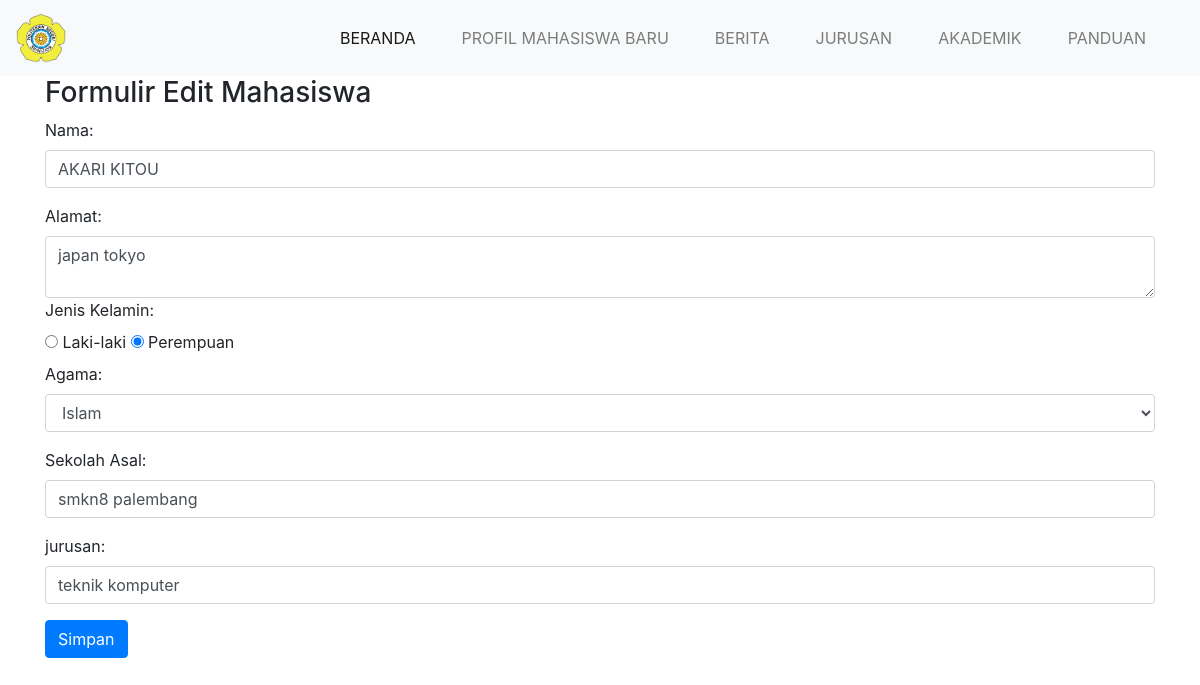
Page /form-edit.php?id=4 on the committed database.
### tables this page shows
CREATE TABLE `calon_mahasiswa` (
  `id` int(11) NOT NULL,
  `nama` varchar(64) NOT NULL,
  `alamat` varchar(255) NOT NULL,
  `jenis_kelamin` varchar(16) NOT NULL,
  `agama` varchar(16) NOT NULL,
  `sekolah_asal` varchar(64) NOT NULL,
  `jurusan` varchar(50) DEFAULT NULL
);

### form-edit.php (the view, shortened to what this page needs)
<?php
include("config.php");
$id = $_GET['id'];
$sql = "SELECT * FROM calon_mahasiswa WHERE id=$id";
$query = mysqli_query($db, $sql);
$siswa = mysqli_fetch_assoc($query);
?>
<!DOCTYPE html>
<html>
<head>
	<link rel="stylesheet" href="assets/bootstrap/css/bootstrap.min.css">
    <link rel="stylesheet" href="assets/index.css">
</head>
<body>
<nav class="navbar navbar-expand-lg navbar-light bg-light">
  <a class="navbar-brand" href="index.php">
  	<img src="assets/img/polsri.png" width="50" height="50" alt="">
  </a>
  <div class="collapse navbar-collapse" id="navbarNav">
            <ul class="navbar-nav ml-auto">
				<li class="nav-item active">
					<a class="nav-link" href="index.php">Beranda <span class="sr-only">(current)</span></a>
				</li>
				<li class="nav-item">
					<a class="nav-link" href="list-mahasiswa.php">Profil Mahasiswa Baru</a>
				</li>
				<li class="nav-item">
					<a class="nav-link" href="#">Berita</a>
				</li>
				<li class="nav-item">
					<a class="nav-link" href="#">Jurusan</a>
				</li>
				<li class="nav-item">
					<a class="nav-link" href="#">Akademik</a>
				</li>
				<li class="nav-item">
					<a class="nav-link" href="#">Panduan</a>
				</li>
            </ul>
        </div>
</nav>
	<div class="container">
		<h3>Formulir Edit Mahasiswa</h3>
	<form action="proses-edit.php" method="POST">
		<div class="mb-3">
			<label for="nama" class="form-label">Nama: </label>
			<input type="text" class="form-control" name="nama" placeholder="nama lengkap" value="<?php echo $siswa['nama'] ?>" />
		</div>
		<div class="mb-3">
			<label for="alamat" class="form-label">Alamat: </label>
			<textarea class="form-control" name="alamat"><?php echo $siswa['alamat'] ?></textarea>
		<div class="mb-3">
			<label for="jenis_kelamin" class="form-label">Jenis Kelamin: </label>
			<div>
			<?php $jk = $siswa['jenis_kelamin']; ?>
			<label><input type="radio" name="jenis_kelamin" value="laki-laki" <?php echo ($jk == 'laki-laki') ? "checked": "" ?>> Laki-laki</label>
			<label><input type="radio" name="jenis_kelamin" value="perempuan" <?php echo ($jk == 'perempuan') ? "checked": "" ?>> Perempuan</label>
			</div>
		<div class="mb-3">
			<label for="agama">Agama: </label>
			<?php $agama = $siswa['agama']; ?>
			<select class="form-select form-control" name="agama">
				<option <?php echo ($agama == 'Islam') ? "selected": "" ?>>Islam</option>
			</select>
		</div>
		<div class="mb-3">
			<label for="sekolah_asal">Sekolah Asal: </label>
			<input class="form-control" type="text" name="sekolah_asal" placeholder="nama sekolah" value="<?php echo $siswa['sekolah_asal'] ?>" />
		</div>
		<div class="mb-3">
			<label for="jurusan">jurusan: </label>
			<input class="form-control" type="text" name="jurusan" placeholder="jurusan" value="<?php echo $siswa['jurusan'] ?>" />
		</div>
		<div class="mb-3">
			<input class="btn btn-primary" type="submit" value="Simpan" name="simpan" />
		</div>
	</form>
	</div>
	</body>
</html>

### assets/index.css (style rules this page uses)
.nav-link { margin-right: 30px; text-transform: uppercase; }

### rows in the picture
calon_mahasiswa: nama "AKARI KITOU", alamat "japan tokyo", jenis_kelamin "☐ Laki-laki", jenis_kelamin "☑ Perempuan", agama "Islam", sekolah_asal "smkn8 palembang", jurusan "teknik komputer"
